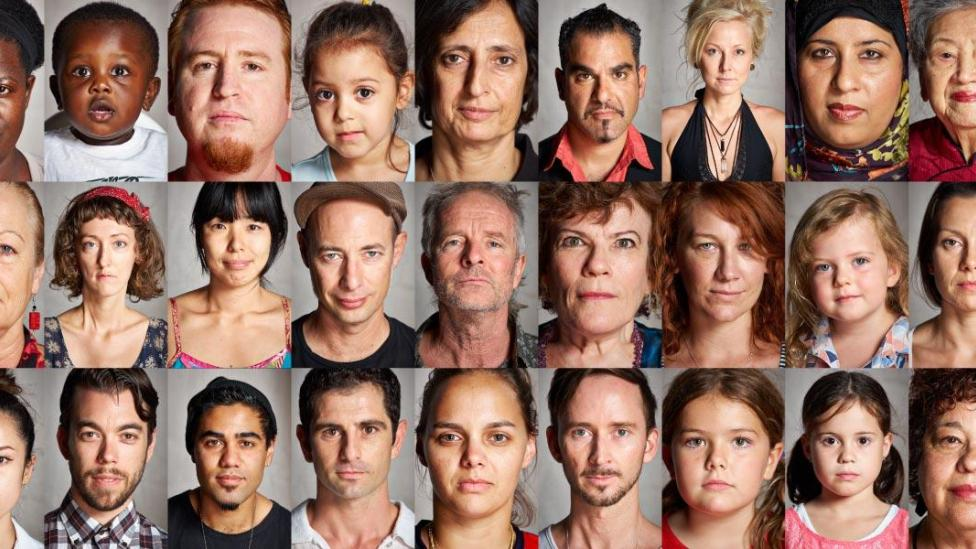
#> input picture chapter09/twarze3.jpg, 976 x 549 px
$ python 07_face_detection.py
#> lines starting #> are read from the running program, lines starting #| are printed output that depends on the picture; after the words box and inside, x2 and y2 are one past the last pixel; in counts of white or black regions, pixels touching at a corner belong together
#Program for face detection
import cv2

face_cascade = cv2.CascadeClassifier('.\data\haarcascade_frontalface_default.xml')
eye_cascade = cv2.CascadeClassifier('.\data\haarcascade_eye.xml')

img = cv2.imread('twarze3.jpg')
#> img is the input picture: shape (549, 976, 3); mean B, G, R 99.8, 113.8, 148
gray = cv2.cvtColor(img,cv2.COLOR_BGR2GRAY)
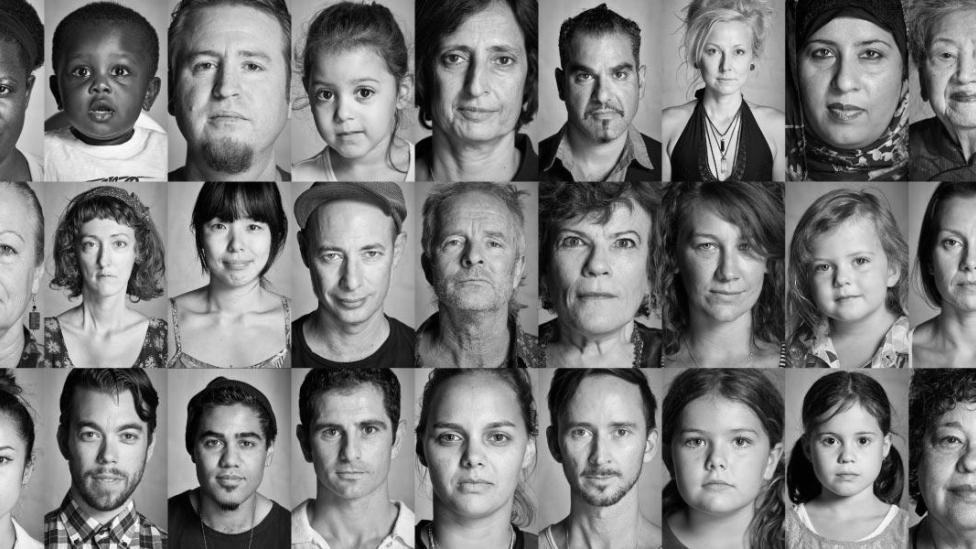
#> gray: shape (549, 976); min 0, max 255, mean 122.4

faces = face_cascade.detectMultiScale(gray, 1.3, 5)
#> faces = 21 rows, first 6: [692, 25, 69, 69], [807, 407, 84, 84], [187, 408, 89, 89], [557, 38, 93, 93], [296, 52, 107, 107], [69, 215, 76, 76]

for (x,y,w,h) in faces:
    cv2.rectangle(img,(x,y),(x+w,y+h),(255,0,0),2)
    roi_gray = gray[y:y+h, x:x+w]
    roi_color = img[y:y+h, x:x+w]
    eyes = eye_cascade.detectMultiScale(roi_gray)
    for(ex,ey,ew,eh) in eyes:
        cv2.rectangle(roi_color,(ex,ey),(ex+ew,ey+eh),(0,255,0),2)
#> this loop made 21 passes
#> (x, y, w, h, eyes) on passes 1 to 9: (692, 25, 69, 69, [[10, 15, 20, 20], [35, 17, 21, 21]]), (807, 407, 84, 84, [[11, 21, 25, 25], [45, 23, 22, 22]]), (187, 408, 89, 89, [[14, 23, 23, 23], [47, 23, 23, 23]]), (557, 38, 93, 93, [[50, 24, 25, 25], [16, 28, 21, 21]]), (296, 52, 107, 107, [[51, 25, 30, 30], [18, 30, 26, 26]]), (69, 215, 76, 76, [[38, 17, 23, 23], [11, 19, 20, 20]]), (60, 396, 99, 99, [[17, 27, 24, 24], [55, 29, 24, 24]]), (663, 398, 114, 114, [[19, 31, 26, 26], [63, 30, 27, 27]]), (788, 11, 118, 118, [[19, 27, 29, 29], [66, 27, 33, 33]])
#> pass 1, `roi_gray = gray[y:y+h, x:x+w]`:
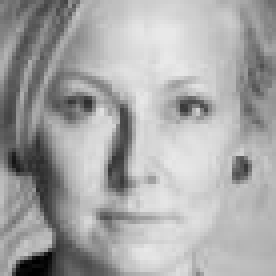
#> roi_gray: shape (69, 69) (shown 4 times larger); min 0, max 233, mean 166.9
#> pass 1, `roi_color = img[y:y+h, x:x+w]`:
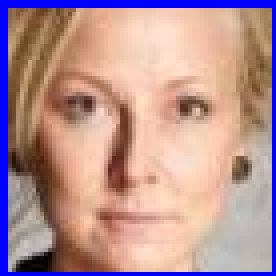
#> roi_color: shape (69, 69, 3) (shown 4 times larger); mean B, G, R 146.8, 145.7, 181.7
#> pass 2, `roi_color = img[y:y+h, x:x+w]`:
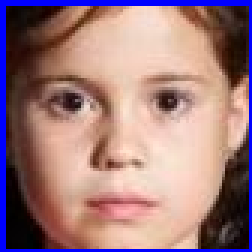
#> roi_color: shape (84, 84, 3) (shown 3 times larger); mean B, G, R 125.1, 121.9, 157.8
#> after the loop:
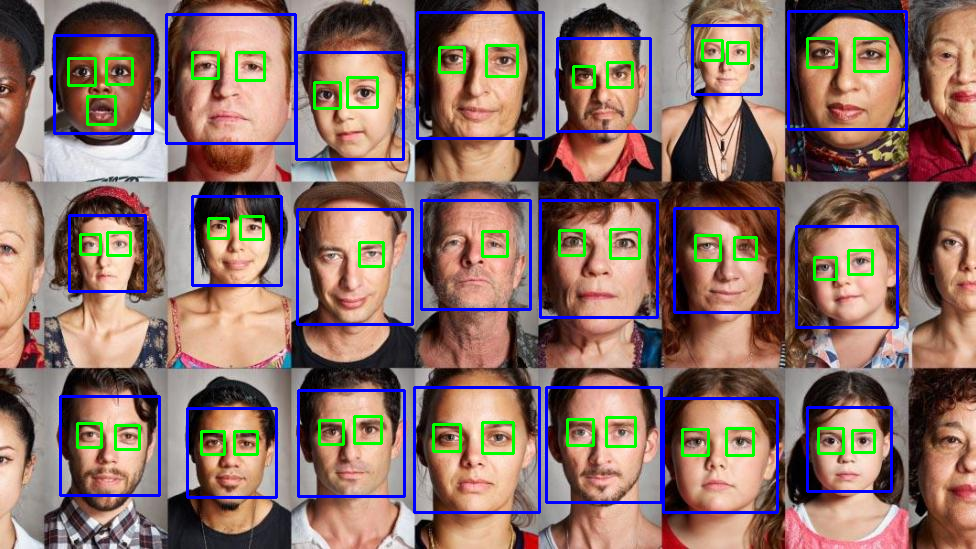
#> img: shape (549, 976, 3); 7.11% of pixels changed, all inside (x1, y1, x2, y2) = (53, 10, 908, 514)
#> after the loop:
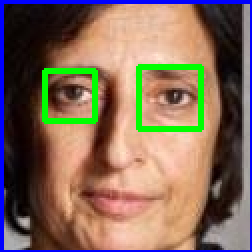
#> roi_color: shape (126, 126, 3) (shown 2 times larger); mean B, G, R 90.7, 106.9, 130.8
#> after the loop:
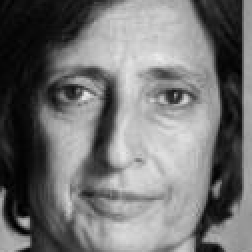
#> roi_gray: shape (126, 126) (shown 2 times larger); min 0, max 237, mean 115

cv2.imshow('img',img)
cv2.waitKey(0)
cv2.destroyAllWindows()
"""

face_cascade = cv2.CascadeClassifier('.\data\haarcascade_frontalface_default.xml')
original_image_path = 'twarze3.jpg'

image = cv2.imread(original_image_path)
faces = face_cascade.detectMultiScale(image, scaleFactor=1.1, minNeighbors=3, minSize=(30, 30), flags=cv2.CASCADE_SCALE_IMAGE)

for (x, y, w, h) in faces:
    cv2.rectangle(image, (x, y), (x + w, y + h), (0, 255, 0), 2)

cv2.imwrite('twarze3_face.jpg', image)

"""
"""
image = cv2.imread("Aga1.png")
gray_image = cv2.cvtColor(image, cv2.COLOR_BGR2GRAY)
cv2.imshow("Over the Clouds", image)
cv2.imshow("Over the Clouds - gray", gray_image)
cv2.waitKey(0)
cv2.destroyAllWindows()
"""

$ run again, with chapter09/twarze2.jpg copied over chapter09/twarze3.jpg
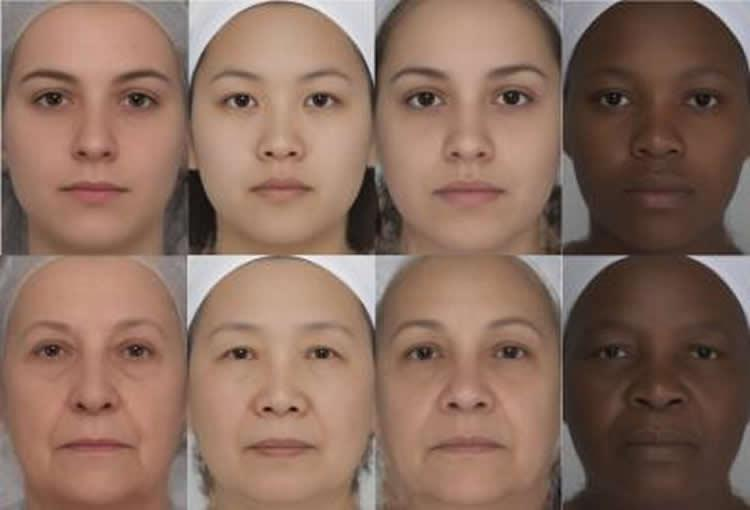
#> input picture chapter09/twarze2.jpg, 750 x 510 px
#> img is the input picture: shape (510, 750, 3); mean B, G, R 94.2, 108.5, 138
#> `gray = cv2.cvtColor(img,cv2.COLOR_BGR2GRAY)`:
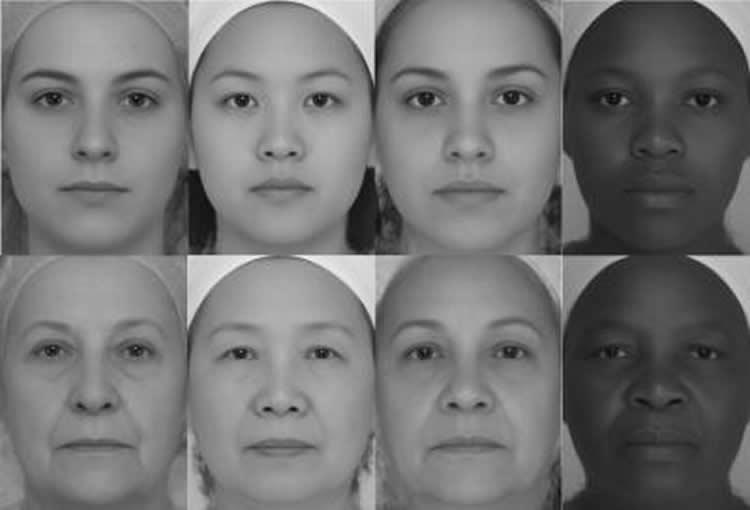
#> gray: shape (510, 750); min 5, max 248, mean 115.6
#> faces = [[364, 276, 214, 214], [361, 23, 218, 218], [178, 27, 207, 207], [176, 277, 213, 213]]
#> the loop `for (x,y,w,h) in faces:` made 4 passes
#> after the loop `for (x,y,w,h) in faces:`:
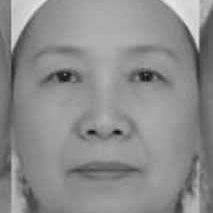
#> roi_gray: shape (213, 213); min 17, max 231, mean 140.5
